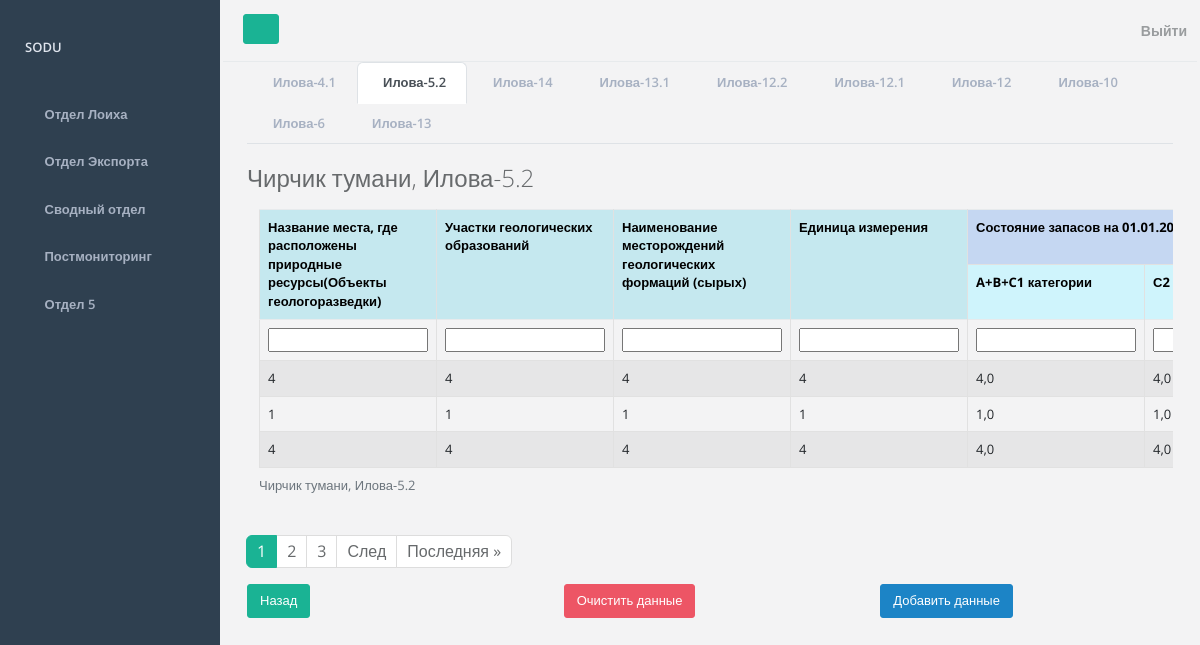
The app's page /form/loiha5.2 (signed in) with its own data.
### mainapp/models.py (models this page shows, shortened)
class CustomUser(AbstractUser):
    district = models.ForeignKey(District, on_delete=models.PROTECT, blank=True, null=True)
    class Meta:
        verbose_name = 'Пользователь'
        verbose_name_plural = 'Пользователи'

class District(models.Model):
    id = models.AutoField(primary_key=True)
    district = models.CharField(max_length=50, verbose_name="Район", blank=True, null=True)
    def __str__(self):
        return self.district
    class Meta:
        verbose_name = 'Район'
        verbose_name_plural = 'Районы'

class Loiha52(models.Model):
    district = models.ForeignKey(District, on_delete=models.PROTECT, verbose_name="Район")
    places_of_exploration = models.CharField(max_length=255, verbose_name="Название места, где расположены природные ресурсы(Объекты геологоразведки)")
    sites_of_geo_formations = models.CharField(max_length=255, verbose_name="Участки геологических образований")
    name_of_formations = models.CharField(max_length=255, verbose_name="Наименование месторождений геологических формаций (сырых)")
    unit = models.CharField(max_length=255, verbose_name="Единица измерения")
    abc_categories = models.FloatField(blank=True, verbose_name="A+B+C1 категории")
    c2_category = models.FloatField(blank=True, verbose_name="С2 категория")
    lvl_development_operational_information = models.CharField(max_length=255, verbose_name="Уровень развития")
    date_license_operational_information = models.CharField(max_length=255, verbose_name="Дата и номер лицензии")
    volume_of_production_2017 = models.FloatField(blank=True, verbose_name="Объем добычи в 2017 г.")
    ministry_and_department = models.CharField(max_length=255, verbose_name="Соответствующее министерство и ведомство")
    confirmed_stock_and_date = models.CharField(max_length=255, verbose_name="Подтвержденный отчет о запасах и его дата")
    comment = models.CharField(max_length=255, blank=True, verbose_name="Комментарий")
    time_create = models.DateTimeField(auto_now_add=True, verbose_name="Дата создания записи")
    time_update = models.DateTimeField(auto_now=True, verbose_name="Дата обновления записи")
    is_published = models.BooleanField(default=True, verbose_name="Опубликовано")
    class Meta:
        verbose_name = 'Таблица 5.2'
        verbose_name_plural = 'Таблицы 5.2'
        ordering = ['-time_create']

### mainapp/views.py (the view)
# urls.py: path('form/loiha5.2', add_data_table_Loiha52, name='form_loiha5.2'),
def add_data_table_Loiha52(request):
    return add_data_table(request, 'loiha52', TableFormLoiha52, 'table_loiha5.2', 'Илова-5.2')

### mainapp/forms.py
class TableFormLoiha52(ModelForm):
    class Meta:
        model = Loiha52
        fields = '__all__'
        exclude = ['district', 'is_published']

### mainapp/utils.py (called while the page is built)
def show_data_table(request, model):
    if request.user.is_authenticated:
        queryset = model.objects.filter(district=request.user.district)
    else:
        return None
    return queryset

def make_context_by_form(data, form, menu, page_obj):
    context = {
        'title': data,
        'form': form,
        'projects_department': menu,
        'page_obj': page_obj
    }
    return context

def paginate_page(request, table_data):
    if not table_data:
        return None                   # можно убрать потом
    paginator = Paginator(table_data, 3)
    page_number = request.GET.get('page')
    page_obj = paginator.get_page(page_number)
    return page_obj

### mainapp/views.py (called while the page is built)
@login_required
def add_data_table(request, model_name, model_form, redirect_url, page_title):
    model = loiha_models.get(model_name, None)
    table_data = show_data_table(request, model)
    page_obj = paginate_page(request, table_data)
    if request.method == 'POST':
        form = model_form(request.POST)
        if form.is_valid():
            try:
                model.objects.create(**form.cleaned_data, district=request.user.district)
                return redirect(redirect_url)
            except:
                form.add_error(None, 'Ошибка добавления данных')
    else:
        form = model_form()
    context = make_context_by_form(page_title, form, projects_department, page_obj)
    return render(request, f'mainapp/forms/form_{model_name}.html', context)

### mainapp/templates/mainapp/forms/form_loiha52.html (shortened to what this page needs)
{% extends 'mainapp/data_table/table_loiha52.html' %}
{% block form %}
<div class="container">
    <form action="{% url 'form_loiha5.2'%}" method="post">
        <tr>
            {% include 'mainapp/forms/components/_form-fields.html' %}
        </tr>
        {% endblock %}
        {% block add_data %}
        {% include 'mainapp/forms/components/_add-info-button.html' %}
        {%endblock%}
{% block export_table %}
{% include 'mainapp/forms/components/_back-button.html' %}
{% endblock %}
{% block view_data%}
{% include 'mainapp/forms/components/_reset-button.html' %}
{% endblock %}

### mainapp/templates/mainapp/data_table/table_loiha52.html (shortened to what this page needs)
{% extends 'mainapp/departments/projects_department.html' %}
{% block table %}
<h2 class="mb-3">
    {% include 'mainapp/data_table/components/table_title.html' %}
</h2>
<div class="container overflow-auto">
    <table class="table table-bordered table-striped">
        <caption>
            {% include 'mainapp/data_table/components/table_title.html' %}
        </caption>
        <tr>
            <th rowspan="2" class="table-info">Название места, где расположены природные ресурсы(Объекты
                геологоразведки)
            </th>
            <th rowspan="2" class="table-info">Участки геологических образований</th>
            <th rowspan="2" class="table-info">Наименование месторождений геологических формаций (сырых)</th>
            <th rowspan="2" class="table-info">Единица измерения</th>
            <th colspan="2" class="table-primary">Состояние запасов на 01.01.2019</th>
        </tr>
        <tr>
            <th class="table-info">A+B+C1 категории</th>
            <th class="table-info">С2 категория</th>
        </tr>
        <tr>
            {% block form %}
            {%endblock%}
        </tr>
        {% for data in page_obj %}
        <tr>
            <td>{{data.places_of_exploration}}</td>
            <td>{{data.sites_of_geo_formations}}</td>
            <td>{{data.name_of_formations}}</td>
            <td>{{data.unit}}</td>
            <td>{{data.abc_categories}}</td>
            <td>{{data.c2_category}}</td>
        </tr>
        {%endfor%}
    </table>
</div>
{% include 'mainapp/pagination.html' %}
{% endblock %}

### mainapp/templates/mainapp/base.html (shortened to what this page needs)
<!DOCTYPE html>
{% load static %}
<html lang="en">
<head>
    <link href="https://cdn.jsdelivr.net/npm/bootstrap@5.2.3/dist/css/bootstrap.min.css" rel="stylesheet"
>
    <link rel="stylesheet" href="{% static 'mainapp/css/font-awesome.min.css' %}">
    <link rel="stylesheet" href="{% static 'mainapp/css/main.css' %}">
</head>
<body>
<div id="wrapper">
    <nav class="navbar-default navbar-static-side" role="navigation">
        <div class="sidebar-collapse">
            <ul class="nav metismenu" id="side-menu">
                <li class="nav-header">
                    <div class="dropdown profile-element">
                        <a data-toggle="dropdown" class="dropdown-toggle" href="#">
                            <span class="block m-t-xs font-bold">{{ request.user.username|upper }}</span>
                        </a>
                    </div>
                </li>
                <li>
                    <a href="{% url 'department_projects' %}"
                    ><i class="fa fa-diamond"></i>
                        <span class="nav-label">Отдел Лоиха</span></a
                    >
                </li>
                <li>
                    <a href="{% url 'department_exports' %}">
                        <i class="fa fa-bar-chart-o"></i>
                        <span class="nav-label">Отдел Экспорта</span>
                    </a>
                </li>
                <li>
                    <a href="{% url 'department_3' %}"
                    ><i class="fa fa-pie-chart"></i>
                        <span class="nav-label">Сводный отдел</span>
                    </a>
                </li>
                <li>
                    <a href="{% url 'department_4' %}"
                    ><i class="fa fa-flask"></i>
                        <span class="nav-label">Постмониторинг</span></a
                    >
                </li>
                <li>
                    <a href="{% url 'department_5' %}">
                        <i class="fa fa-table"></i>
                        <span class="nav-label">Отдел 5</span></a>
                </li>
            </ul>
        </div>
    </nav>
    <div id="page-wrapper" class="gray-bg dashbard-1">
        <div class="row border-bottom">
            <nav
                    class="navbar navbar-static-top"
                    role="navigation"
                    style="margin-bottom: 0"
            >
                <div class="navbar-header">
                    <a
                            class="navbar-minimalize minimalize-styl-2 btn btn-primary"
                            href="#"
                    ><i class="fa fa-bars"></i>
                    </a>
                    <form
                            role="search"
                            class="navbar-form-custom"
                            action="search_results.html"
                    >
                    </form>
                </div>
                <ul class="nav navbar-top-links navbar-right">
                    <li>
                        {% include 'mainapp/header.html' %}
                    </li>
                </ul>
            </nav>
        </div>
        <div class="container">
            <div class="row">
                <div class="col-12">
                    {% block tables %}
                    {% endblock %}
                </div>
                {% if not 'week' in request.get_full_path and not 'filter/month' in request.get_full_path %}
                <div class="col">
                    {% block export_table %}
                    {% endblock %}
                </div>
                {% elif 'week' in request.get_full_path %}
                <div class="col">
                    {% block export_table_week %}
                    {% endblock %}
                </div>
                {% elif 'filter/month' in request.get_full_path %}
                <div class="col">
                    {% block export_table_month %}
                    {% endblock %}
                </div>
                {% endif %}
                <div class="col">
                    {% block view_data %}
                    {% endblock %}
                </div>
                <div class="col">
                    {% block add_data %}
                    {% endblock %}
                </div>
            </div>
        </div>
    </div>
</div>
</body>
</html>

### mainapp/templates/mainapp/data_table/components/table_title.html
{% if request.user.district != None %}
    {{ request.user.district }},
{% endif %}
{{ title }}

### records on screen
CustomUser: user.username "SODU", user.district "Чирчик тумани Чирчик тумани"
Loiha52: places_of_exploration "4", sites_of_geo_formations "4", name_of_formations "4", unit "4", abc_categories "4,0", c2_category "4,0"
Loiha52: places_of_exploration "1", sites_of_geo_formations "1", name_of_formations "1", unit "1", abc_categories "1,0", c2_category "1,0"
Loiha52: places_of_exploration "4", sites_of_geo_formations "4", name_of_formations "4", unit "4", abc_categories "4,0", c2_category "4,0"

### other values on screen
{{ table.table_name }} "Илова-4.1" "Илова-5.2" "Илова-14" "Илова-13.1" "Илова-12.2" "Илова-12.1" "Илова-12" "Илова-10" "Илова-6" "Илова-13"
{{ title }} "Илова-5.2 Илова-5.2"
{{ p }} "1"
{{ p }} "2" "3"
